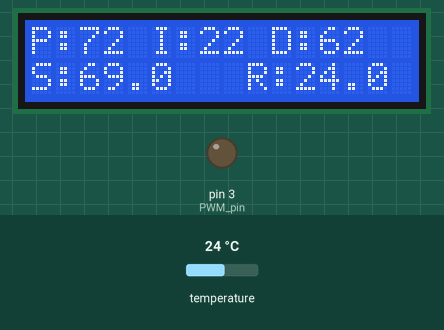
A sketch run on a simulated Arduino Uno, built with avr-gcc and run on an emulated ATmega328P. Shown: 16×2 character LCD, output pins drawn as LEDs (lit = HIGH). Inputs (shaded band) come from the test bench; at power-on: temperature 24 °C. Random numbers use the default seed unless the sketch sets one; what the sketch prints to the serial monitor is not drawn.

Above: at 1.2 s.
1.3 s: temperature set to 12 °C
At 3.1 s:
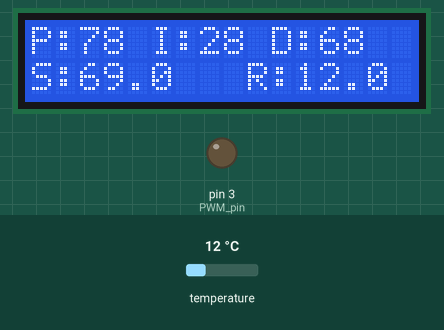
3.6 s: temperature set to 19 °C
At 6.2 s:
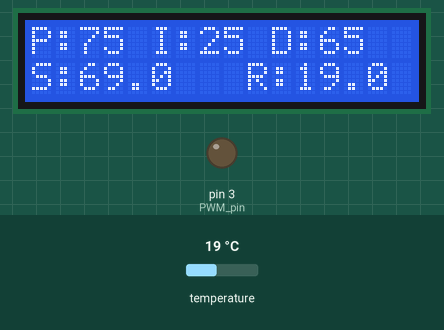
6.8 s: temperature set to 28 °C
At 9.3 s:
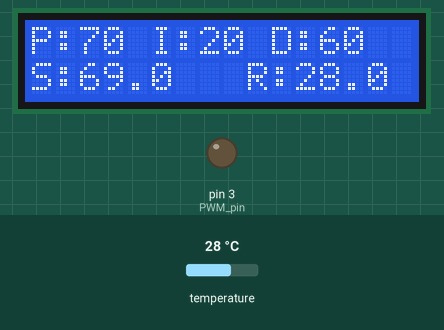
Timing chart, 0 to 10.8 s (numbered marks = the images above; inputs shaded):
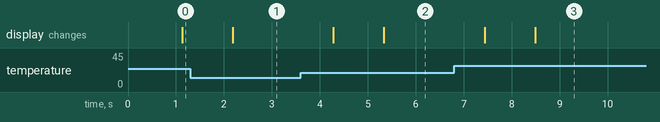

Measured:
- after the input at 1.3 s, the display: changes after 0.88 s (image 1)
- after the input at 3.6 s, the display: first changes after 0.68 s (image 2 shows a later state)
- after the input at 6.8 s, the display: first changes after 0.63 s (image 3 shows a later state)

The sketch:

fuzzy_pid_temperature.ino
```cpp
#include <OneWire.h>

#include <DallasTemperature.h>

#include <Wire.h>
#include <LiquidCrystal_I2C.h>

// sensor diletakkan di pin 2
#define ONE_WIRE_BUS 2

// setup sensor
OneWire oneWire(ONE_WIRE_BUS);

// berikan nama variabel,masukkan ke pustaka Dallas
DallasTemperature sensorSuhu(&oneWire);

// Set the LCD address to 0x27 for a 16 chars and 2 line display
LiquidCrystal_I2C lcd(0x27, 16, 2);

int PWM_pin = 3;
float set_temperature = 69;            //Default temperature setpoint. Leave it 0 and control it with rotary encoder
int reading = 0;
float temperature_read = 0.0;
float PID_error = 0;
float d_PID_error = 0;
float previous_error = 0;
float elapsedTime, Time, timePrev;
float PID_value = 0;
float last_set_temperature = 0;
float error[3];
float d_error[3];
float rule[9];

// int kp = 90;   int ki = 30;   int kd = 80;
int kp = random(50, 100);   int ki = random(0, 50);   int kd = random(40, 90);
int PID_p = 0;    int PID_i = 0;    int PID_d = 0;

float last_kp = 0;
float last_ki = 0;
float last_kd = 0;

int PID_values_fixed =0;


void setup()
{
  Serial.begin(9600);
  Time = millis();
  // initialize the LCD
  lcd.begin();
  lcd.backlight();
  //lcd.begin();

  // Turn on the blacklight and print a message.
  //lcd.backlight();
  lcd.print("Hello, world!");
}

void loop()
{
  temperature_read = ambilSuhu();
  PID_error = set_temperature - temperature_read;

  if(PID_error >= previous_error) {
    fuzzify();
    ruleEva();
    defuzzyfy();
  }

  PID_p = 0.01*kp * PID_error;
  PID_i = 0.01*PID_i + (ki * PID_error);

  timePrev = Time;                            // the previous time is stored before the actual time read
  Time = millis();                            // actual time read
  elapsedTime = (Time - timePrev) / 1000;
  //Now we can calculate the D calue
  PID_d = 0.01*kd*((PID_error - previous_error)/elapsedTime);
  //Final total PID value is the sum of P + I + D
  PID_value = PID_p + PID_i + PID_d;


  //We define PWM range between 0 and 255
  if(PID_value < 0)
  {    PID_value = 0;    }
  if(PID_value > 255)
  {    PID_value = 255;  }

  //grafik
  Serial.println(temperature_read);
//  Serial.print(" ");
//  Serial.println(PID_error);

  analogWrite(PWM_pin,255-PID_value);
  previous_error = PID_error;     //Remember to store the previous error for next loop.
  d_PID_error = abs(previous_error - PID_error);
  last_kp = kp;
  last_ki = ki;
  last_kd = kd;


  delay(250);


  Serial.print(kp);
  Serial.print(" ");
  Serial.print(ki);
  Serial.print(" ");
  Serial.println(kd);

  lcd.setCursor(0,0);
  lcd.print("P:");
  lcd.setCursor(2,0);
  lcd.print(kp,1);

  lcd.setCursor(4,0);
  lcd.print(" ");

  lcd.setCursor(5,0);
  lcd.print("I:");
  lcd.setCursor(7,0);
  lcd.print(ki,1);

  lcd.setCursor(9,0);
  lcd.print(" ");

  lcd.setCursor(10,0);
  lcd.print("D:");
  lcd.setCursor(12,0);
  lcd.print(kd,1);


  lcd.setCursor(0,1);
  lcd.print("S:");
  lcd.setCursor(2,1);
  lcd.print(set_temperature,1);
  lcd.setCursor(9,1);
  lcd.print("R:");
  lcd.setCursor(11,1);
  lcd.print(temperature_read,1);
  // Do nothing here...
}

float ambilSuhu()
{
   sensorSuhu.requestTemperatures();
   float suhu = sensorSuhu.getTempCByIndex(0);
   return suhu;
}

void fuzzify(){
  // untuk PID_error Rendah
  if (PID_error <= 25)
  { error [0] = 1;}
  else if (PID_error > 25 && PID_error <= 50)
  {  error [0] = (50 - PID_error)/(50 - 25); }
  else
  { error [0] = 0;}

  // untuk PID_error Sedang
  if (PID_error <= 25)
  { error [1] = 0;}
  else if (PID_error > 25 && PID_error <= 50)
  { error [1] = (PID_error-25)/(50-25);}
  else if (PID_error > 50 && PID_error <= 75)
  { error [1] = (75-PID_error)/(75 - 50);}
  else
 { error [1] = 0;}

  // untuk PID_error Tinggi
  if (PID_error <= 50)
  { error [2] = 0;}
  else if (PID_error > 50 && PID_error <= 75)
  { error [2] = (PID_error-50)/(75-50);}
  else
  { error [2] = 1;}


  // untuk delta_error Rendah
  if (d_PID_error <= 0.25)
  { d_error [0] = 1;}
  else if (d_PID_error > 0.25 && d_PID_error <= 0.50)
  {  d_error [0] = (0.50 - d_PID_error)/(0.50 - 0.25); }
  else
  { d_error [0] = 0;}

  // untuk delta_error Sedang
  if (d_PID_error <= 0.25)
  { d_error [1] = 0;}
  else if (d_PID_error > 0.25 && d_PID_error <= 0.50)
  { d_error [1] = (d_PID_error-0.25)/(0.50-0.25);}
  else if (d_PID_error > 0.50 && d_PID_error <= 0.75)
  { d_error [1] = (0.75-d_PID_error)/(0.75 - 0.50);}
  else
 { d_error [1] = 0;}

  // untuk delta_error Tinggi
  if (d_PID_error <= 0.50)
  { d_error [2] = 0;}
  else if (d_PID_error > 0.50 && d_PID_error <= 0.75)
  { d_error [2] = (d_PID_error-0.50)/(0.75-0.50);}
  else
  { d_error [2] = 1;}
}

void ruleEva() {
  int k = 0;
  for (int i=0; i<=2; i=i+1) {
    for (int j=0; j<=2; j=j+1) {
      rule[k] = min(error[i], d_error[j]);
      k++;
    }
  }
}

void defuzzyfy() {
  float kp_[] = {62.5, 75, 87.5};
  float ki_[] = {12.5, 25, 37.5};
  float kd_[] = {52.5, 65, 77.5};

    float pemb = 0, pemy = 0;
    pemb = (rule[0]*kp_[0])+(rule[1]*kp_[0])+(rule[2]*kp_[0])+(rule[3]*kp_[1])+(rule[4]*kp_[1])+(rule[5]*kp_[1])+(rule[6]*kp_[2])+(rule[7]*kp_[2])+(rule[8]*kp_[2]);
    pemy = rule[0]+rule[1]+rule[2]+rule[3]+rule[4]+rule[5]+rule[6]+rule[7]+rule[8];

    kp = pemb/pemy;

    pemb = 0;
    pemy = 0;
    pemb = (rule[0]*ki_[0])+(rule[1]*ki_[0])+(rule[2]*ki_[0])+(rule[3]*ki_[1])+(rule[4]*ki_[1])+(rule[5]*ki_[1])+(rule[6]*ki_[2])+(rule[7]*ki_[2])+(rule[8]*ki_[2]);
    pemy = rule[0]+rule[1]+rule[2]+rule[3]+rule[4]+rule[5]+rule[6]+rule[7]+rule[8];

    ki = pemb/pemy;

    pemb = 0;
    pemy = 0;
    pemb = (rule[0]*kd_[0])+(rule[1]*kd_[0])+(rule[2]*kd_[0])+(rule[3]*kd_[1])+(rule[4]*kd_[1])+(rule[5]*kd_[1])+(rule[6]*kd_[2])+(rule[7]*kd_[2])+(rule[8]*kd_[2]);
    pemy = rule[0]+rule[1]+rule[2]+rule[3]+rule[4]+rule[5]+rule[6]+rule[7]+rule[8];

    kd = pemb/pemy;

}
```
